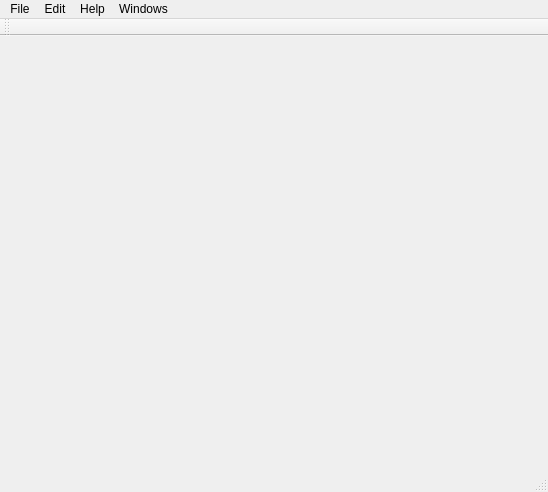
<?xml version="1.0" encoding="UTF-8"?>
<ui version="4.0">
 <class>MainWindowClass</class>
 <widget class="QMainWindow" name="MainWindowClass">
  <property name="geometry">
   <rect>
    <x>0</x>
    <y>0</y>
    <width>548</width>
    <height>492</height>
   </rect>
  </property>
  <property name="windowTitle">
   <string>MainWindow</string>
  </property>
  <widget class="QWidget" name="centralWidget"/>
  <widget class="QMenuBar" name="menuBar">
   <property name="geometry">
    <rect>
     <x>0</x>
     <y>0</y>
     <width>548</width>
     <height>23</height>
    </rect>
   </property>
   <widget class="QMenu" name="menuFile">
    <property name="title">
     <string>File</string>
    </property>
    <widget class="QMenu" name="menuRecent">
     <property name="title">
      <string>Recent...</string>
     </property>
     <addaction name="actionList"/>
    </widget>
    <addaction name="actionNew_Window"/>
    <addaction name="actionNew_Tab"/>
    <addaction name="actionOpen"/>
    <addaction name="actionClose"/>
    <addaction name="menuRecent"/>
    <addaction name="separator"/>
    <addaction name="actionSave_Configuration"/>
    <addaction name="actionRestore_Configuration"/>
    <addaction name="actionManage_Configurations"/>
    <addaction name="separator"/>
    <addaction name="actionPVProperties"/>
    <addaction name="actionStrip_Chart"/>
    <addaction name="actionUser_Level"/>
    <addaction name="actionMessage_Log"/>
    <addaction name="separator"/>
    <addaction name="actionExit"/>
   </widget>
   <widget class="QMenu" name="menuHelp">
    <property name="title">
     <string>Help</string>
    </property>
    <addaction name="actionAbout"/>
   </widget>
   <widget class="QMenu" name="menuWindows">
    <property name="title">
     <string>Windows</string>
    </property>
   </widget>
   <widget class="QMenu" name="menuEdit">
    <property name="title">
     <string>Edit</string>
    </property>
    <addaction name="actionDesigner"/>
    <addaction name="actionOpen_Current_Form_In_Designer"/>
    <addaction name="actionRefresh_Current_Form"/>
    <addaction name="actionSet_Passwords"/>
   </widget>
   <addaction name="menuFile"/>
   <addaction name="menuEdit"/>
   <addaction name="menuHelp"/>
   <addaction name="menuWindows"/>
  </widget>
  <widget class="QToolBar" name="mainToolBar">
   <attribute name="toolBarArea">
    <enum>TopToolBarArea</enum>
   </attribute>
   <attribute name="toolBarBreak">
    <bool>false</bool>
   </attribute>
  </widget>
  <widget class="QStatusBar" name="statusBar"/>
  <action name="actionOpen">
   <property name="text">
    <string>&amp;Open</string>
   </property>
  </action>
  <action name="actionAbout">
   <property name="text">
    <string>About</string>
   </property>
  </action>
  <action name="actionNew_Window">
   <property name="text">
    <string>New Window</string>
   </property>
  </action>
  <action name="actionNew_Tab">
   <property name="text">
    <string>New Tab</string>
   </property>
  </action>
  <action name="actionClose">
   <property name="text">
    <string>Close</string>
   </property>
  </action>
  <action name="actionDesigner">
   <property name="text">
    <string>Designer...</string>
   </property>
  </action>
  <action name="actionOpen_Current_Form_In_Designer">
   <property name="text">
    <string>Open CurrentForm In Designer...</string>
   </property>
   <property name="toolTip">
    <string>Open Current Form In Designer</string>
   </property>
  </action>
  <action name="actionRefresh_Current_Form">
   <property name="text">
    <string>Refresh Current Form</string>
   </property>
  </action>
  <action name="actionPVProperties">
   <property name="text">
    <string>PV Properties</string>
   </property>
  </action>
  <action name="actionStrip_Chart">
   <property name="text">
    <string>Strip Chart</string>
   </property>
  </action>
  <action name="actionUser_Level">
   <property name="text">
    <string>User Level</string>
   </property>
  </action>
  <action name="actionMessage_Log">
   <property name="text">
    <string>Message Log</string>
   </property>
  </action>
  <action name="actionSave_Configuration">
   <property name="text">
    <string>Save Configuration</string>
   </property>
  </action>
  <action name="actionRestore_Configuration">
   <property name="text">
    <string>Restore Configuration</string>
   </property>
  </action>
  <action name="actionExit">
   <property name="text">
    <string>Exit</string>
   </property>
  </action>
  <action name="actionSet_Passwords">
   <property name="text">
    <string>Set Passwords...</string>
   </property>
  </action>
  <action name="actionManage_Configurations">
   <property name="text">
    <string>Manage Configurations</string>
   </property>
  </action>
  <action name="actionList">
   <property name="text">
    <string>List</string>
   </property>
  </action>
 </widget>
 <layoutdefault spacing="6" margin="11"/>
 <resources/>
 <connections/>
 <slots>
  <slot>Open()</slot>
  <slot>About()</slot>
 </slots>
</ui>
